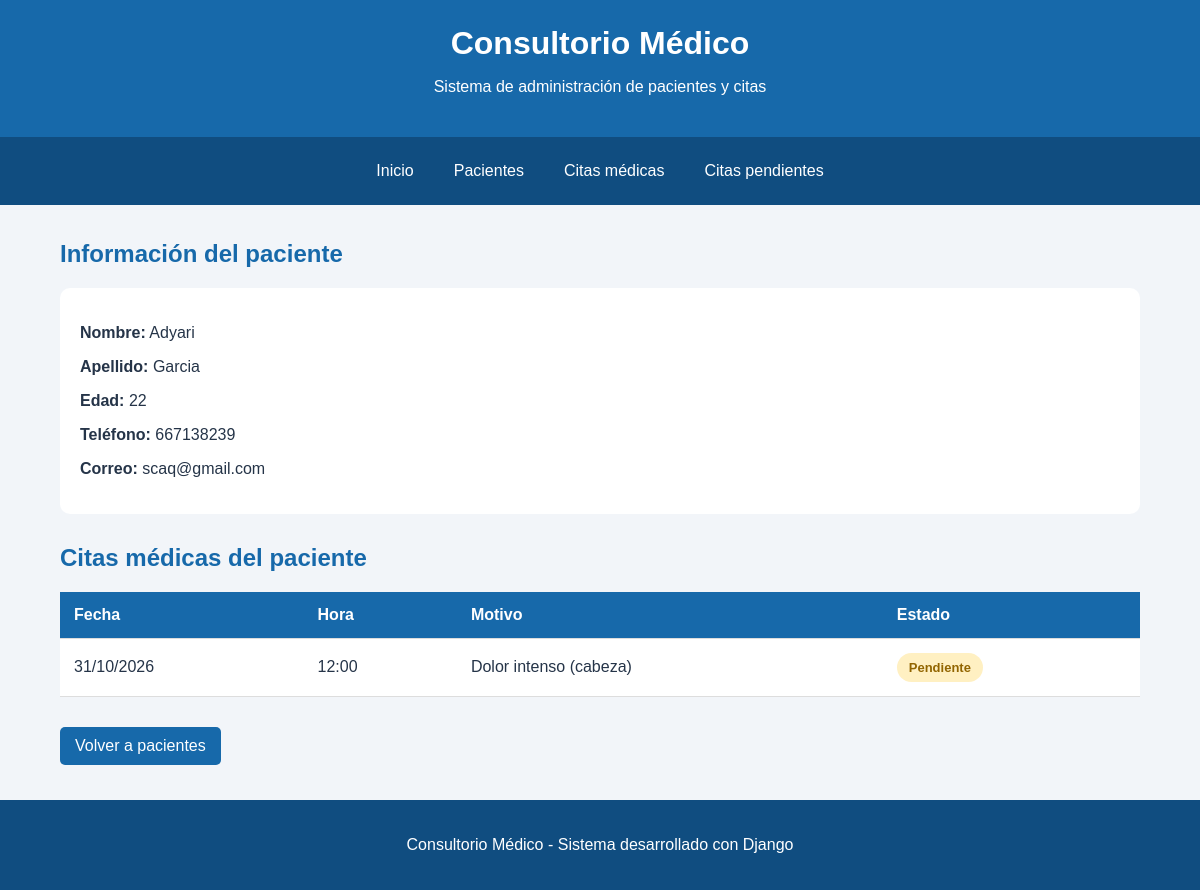
The page /pacientes/5/ on the database its author committed.
### citas/models.py (models this page shows, shortened)
class Paciente(models.Model):
    nombre = models.CharField(max_length=100)
    apellido = models.CharField(max_length=100)
    edad = models.IntegerField()
    telefono = models.CharField(max_length=20)
    correo = models.EmailField()

class Cita(models.Model):
    ESTADOS = [
        ('Pendiente', 'Pendiente'),
        ('Confirmada', 'Confirmada'),
        ('Cancelada', 'Cancelada'),
    ]
    paciente = models.ForeignKey(
        Paciente,
        on_delete=models.CASCADE,
        related_name='citas'
    )
    fecha = models.DateField()
    hora = models.TimeField()
    motivo = models.CharField(max_length=200)
    estado = models.CharField(
        max_length=20,
        choices=ESTADOS,
        default='Pendiente'
    )

### citas/views.py (the view)
# urls.py: path('pacientes/<int:id>/', views.detalle_paciente, name='detalle_paciente'),
def detalle_paciente(request, id):
    paciente = get_object_or_404(Paciente, id=id)
    citas = paciente.citas.all()
    return render(request, 'citas/detalle_paciente.html', {
        'paciente': paciente,
        'citas': citas
    })

### citas/templates/citas/detalle_paciente.html
{% extends 'citas/base.html' %}
{% block contenido %}
<h2>Información del paciente</h2>
<div class="informacion">
    <p><strong>Nombre:</strong> {{ paciente.nombre }}</p>
    <p><strong>Apellido:</strong> {{ paciente.apellido }}</p>
    <p><strong>Edad:</strong> {{ paciente.edad }}</p>
    <p><strong>Teléfono:</strong> {{ paciente.telefono }}</p>
    <p><strong>Correo:</strong> {{ paciente.correo }}</p>
</div>
<h2>Citas médicas del paciente</h2>
<div class="tabla-contenedor">
    <table>
        <thead>
            <tr>
                <th>Fecha</th>
                <th>Hora</th>
                <th>Motivo</th>
                <th>Estado</th>
            </tr>
        </thead>
        <tbody>
            {% for cita in citas %}
            <tr>
                <td>{{ cita.fecha|date:"d/m/Y" }}</td>
                <td>{{ cita.hora|time:"H:i" }}</td>
                <td>{{ cita.motivo }}</td>
                <td>
                    <span class="estado {{ cita.estado|lower }}">
                        {{ cita.estado }}
                    </span>
                </td>
            </tr>
            {% empty %}
            <tr>
                <td colspan="4">Este paciente no tiene citas registradas.</td>
            </tr>
            {% endfor %}
        </tbody>
    </table>
</div>
<a class="boton" href="{% url 'pacientes' %}">Volver a pacientes</a>
{% endblock %}

### citas/static/citas/estilos.css (style rules this page uses)
* { box-sizing: border-box; }
body { margin: 0; font-family: Arial, sans-serif; background-color: #f2f5f9; color: #253448; }
h2 { color: #1769aa; }
.tarjeta a, .boton { display: inline-block; padding: 10px 15px; background-color: #1769aa; color: white; text-decoration: none; border-radius: 5px; margin-top: 10px; }
.tabla-contenedor { overflow-x: auto; margin: 20px 0; }
table { width: 100%; border-collapse: collapse; background-color: white; min-width: 600px; }
th, td { padding: 14px; text-align: left; border-bottom: 1px solid #ddd; }
th { background-color: #1769aa; color: white; }
.informacion { background: white; padding: 20px; border-radius: 10px; margin-bottom: 30px; }
.estado { display: inline-block; padding: 7px 12px; border-radius: 20px; font-weight: bold; font-size: 13px; }
.pendiente { background-color: #fff0c2; color: #926500; }

### rows shown on the page
Paciente: nombre "Adyari", apellido "Garcia", edad "22", telefono "667138239", correo "scaq@gmail.com"
Cita: fecha "31/10/2026", hora "12:00", motivo "Dolor intenso (cabeza)", estado "Pendiente"
